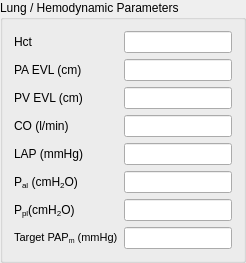
    <widget class="QGroupBox" name="groupBox_2">
     <property name="title">
      <string>Lung / Hemodynamic Parameters</string>
     </property>
     <layout class="QFormLayout" name="formLayout_2">
      <item row="0" column="0">
       <widget class="QLabel" name="label_27">
        <property name="font">
         <font>
          <weight>50</weight>
          <bold>false</bold>
         </font>
        </property>
        <property name="text">
         <string>Hct</string>
        </property>
       </widget>
      </item>
      <item row="0" column="1">
       <widget class="QLineEdit" name="Hct">
        <property name="toolTip">
         <string>&lt;html&gt;&lt;head/&gt;&lt;body&gt;&lt;p&gt;&lt;span style=&quot; font-family:'MS Shell Dlg 2'; font-size:8pt;&quot;&gt;Patient Hct&lt;/span&gt;&lt;/p&gt;&lt;p&gt;&lt;span style=&quot; font-family:'MS Shell Dlg 2'; font-size:8pt; font-weight:600; text-decoration: underline;&quot;&gt;Range:&lt;/span&gt;&lt;span style=&quot; font-family:'MS Shell Dlg 2'; font-size:8pt;&quot;&gt; 0.1 – 0.9&lt;/span&gt;&lt;/p&gt;&lt;/body&gt;&lt;/html&gt;</string>
        </property>
       </widget>
      </item>
      <item row="1" column="0">
       <widget class="QLabel" name="label_28">
        <property name="font">
         <font>
          <weight>50</weight>
          <bold>false</bold>
         </font>
        </property>
        <property name="text">
         <string>PA EVL (cm)</string>
        </property>
       </widget>
      </item>
      <item row="1" column="1">
       <widget class="QLineEdit" name="PA_EVL">
        <property name="toolTip">
         <string>&lt;html&gt;&lt;head/&gt;&lt;body&gt;&lt;p&gt;&lt;span style=&quot; font-family:'MS Shell Dlg 2'; font-size:8pt;&quot;&gt;Patient Pulmonary Artery estimated vessel length in cm.&lt;/span&gt;&lt;/p&gt;&lt;p&gt;&lt;span style=&quot; font-family:'MS Shell Dlg 2'; font-size:8pt; font-weight:600; text-decoration: underline;&quot;&gt;Range:&lt;/span&gt;&lt;span style=&quot; font-family:'MS Shell Dlg 2'; font-size:8pt;&quot;&gt; 1 – 15&lt;/span&gt;&lt;/p&gt;&lt;/body&gt;&lt;/html&gt;</string>
        </property>
       </widget>
      </item>
      <item row="2" column="0">
       <widget class="QLabel" name="label_29">
        <property name="font">
         <font>
          <weight>50</weight>
          <bold>false</bold>
         </font>
        </property>
        <property name="text">
         <string>PV EVL (cm)</string>
        </property>
       </widget>
      </item>
      <item row="2" column="1">
       <widget class="QLineEdit" name="PV_EVL">
        <property name="toolTip">
         <string>&lt;html&gt;&lt;head/&gt;&lt;body&gt;&lt;p&gt;&lt;span style=&quot; font-family:'MS Shell Dlg 2'; font-size:8pt;&quot;&gt;Patient Pulmonary Vein estimated vessel length in cm.&lt;/span&gt;&lt;/p&gt;&lt;p&gt;&lt;span style=&quot; font-family:'MS Shell Dlg 2'; font-size:8pt; font-weight:600; text-decoration: underline;&quot;&gt;Range:&lt;/span&gt;&lt;span style=&quot; font-family:'MS Shell Dlg 2'; font-size:8pt;&quot;&gt; 1 – 15&lt;/span&gt;&lt;/p&gt;&lt;/body&gt;&lt;/html&gt;</string>
        </property>
       </widget>
      </item>
      <item row="3" column="0">
       <widget class="QLabel" name="label_11">
        <property name="font">
         <font>
          <weight>50</weight>
          <bold>false</bold>
         </font>
        </property>
        <property name="text">
         <string>CO (l/min)</string>
        </property>
        <property name="buddy">
         <cstring>CO</cstring>
        </property>
       </widget>
      </item>
      <item row="3" column="1">
       <widget class="ClickableLineEdit" name="CO">
        <property name="toolTip">
         <string>&lt;!DOCTYPE HTML PUBLIC &quot;-//W3C//DTD HTML 4.0//EN&quot; &quot;http://www.w3.org/TR/REC-html40/strict.dtd&quot;&gt;
&lt;html&gt;&lt;head&gt;&lt;meta name=&quot;qrichtext&quot; content=&quot;1&quot; /&gt;&lt;style type=&quot;text/css&quot;&gt;
p, li { white-space: pre-wrap; }
&lt;/style&gt;&lt;/head&gt;&lt;body style=&quot; font-family:'MS Shell Dlg 2'; font-size:8pt; font-weight:400; font-style:normal;&quot;&gt;
&lt;p style=&quot; margin-top:0px; margin-bottom:0px; margin-left:0px; margin-right:0px; -qt-block-indent:0; text-indent:0px;&quot;&gt;Patient cardiac output in L/min.&lt;/p&gt;
&lt;p style=&quot;-qt-paragraph-type:empty; margin-top:0px; margin-bottom:0px; margin-left:0px; margin-right:0px; -qt-block-indent:0; text-indent:0px;&quot;&gt;&lt;br /&gt;&lt;/p&gt;
&lt;p style=&quot; margin-top:0px; margin-bottom:0px; margin-left:0px; margin-right:0px; -qt-block-indent:0; text-indent:0px;&quot;&gt;&lt;span style=&quot; font-weight:600; text-decoration: underline;&quot;&gt;Range:&lt;/span&gt; 0.1 – 25&lt;/p&gt;&lt;/body&gt;&lt;/html&gt;</string>
        </property>
       </widget>
      </item>
      <item row="4" column="0">
       <widget class="QLabel" name="label_12">
        <property name="font">
         <font>
          <weight>50</weight>
          <bold>false</bold>
         </font>
        </property>
        <property name="text">
         <string>LAP (mmHg)</string>
        </property>
        <property name="buddy">
         <cstring>LAP</cstring>
        </property>
       </widget>
      </item>
      <item row="4" column="1">
       <widget class="ClickableLineEdit" name="LAP">
        <property name="toolTip">
         <string>&lt;!DOCTYPE HTML PUBLIC &quot;-//W3C//DTD HTML 4.0//EN&quot; &quot;http://www.w3.org/TR/REC-html40/strict.dtd&quot;&gt;
&lt;html&gt;&lt;head&gt;&lt;meta name=&quot;qrichtext&quot; content=&quot;1&quot; /&gt;&lt;style type=&quot;text/css&quot;&gt;
p, li { white-space: pre-wrap; }
&lt;/style&gt;&lt;/head&gt;&lt;body style=&quot; font-family:'MS Shell Dlg 2'; font-size:8pt; font-weight:400; font-style:normal;&quot;&gt;
&lt;p style=&quot; margin-top:0px; margin-bottom:0px; margin-left:0px; margin-right:0px; -qt-block-indent:0; text-indent:0px;&quot;&gt;Patient left atrial pressure in mmHg.&lt;/p&gt;
&lt;p style=&quot;-qt-paragraph-type:empty; margin-top:0px; margin-bottom:0px; margin-left:0px; margin-right:0px; -qt-block-indent:0; text-indent:0px;&quot;&gt;&lt;br /&gt;&lt;/p&gt;
&lt;p style=&quot; margin-top:0px; margin-bottom:0px; margin-left:0px; margin-right:0px; -qt-block-indent:0; text-indent:0px;&quot;&gt;&lt;span style=&quot; font-weight:600; text-decoration: underline;&quot;&gt;Range:&lt;/span&gt; -10 – 50&lt;/p&gt;&lt;/body&gt;&lt;/html&gt;</string>
        </property>
       </widget>
      </item>
      <item row="5" column="0">
       <widget class="QLabel" name="label_14">
        <property name="text">
         <string>&lt;html&gt;&lt;head/&gt;&lt;body&gt;&lt;p&gt;&lt;span style=&quot; font-weight:400;&quot;&gt;P&lt;/span&gt;&lt;span style=&quot; font-weight:400; vertical-align:sub;&quot;&gt;al&lt;/span&gt;&lt;span style=&quot; font-weight:400;&quot;&gt; (cmH&lt;/span&gt;&lt;span style=&quot; font-weight:400; vertical-align:sub;&quot;&gt;2&lt;/span&gt;&lt;span style=&quot; font-weight:400;&quot;&gt;O)&lt;/span&gt;&lt;/p&gt;&lt;/body&gt;&lt;/html&gt;</string>
        </property>
        <property name="buddy">
         <cstring>Pal</cstring>
        </property>
       </widget>
      </item>
      <item row="5" column="1">
       <widget class="ClickableLineEdit" name="Pal">
        <property name="toolTip">
         <string>&lt;!DOCTYPE HTML PUBLIC &quot;-//W3C//DTD HTML 4.0//EN&quot; &quot;http://www.w3.org/TR/REC-html40/strict.dtd&quot;&gt;
&lt;html&gt;&lt;head&gt;&lt;meta name=&quot;qrichtext&quot; content=&quot;1&quot; /&gt;&lt;style type=&quot;text/css&quot;&gt;
p, li { white-space: pre-wrap; }
&lt;/style&gt;&lt;/head&gt;&lt;body style=&quot; font-family:'MS Shell Dlg 2'; font-size:8pt; font-weight:400; font-style:normal;&quot;&gt;
&lt;p style=&quot; margin-top:0px; margin-bottom:0px; margin-left:0px; margin-right:0px; -qt-block-indent:0; text-indent:0px;&quot;&gt;Patient alveolar pressure in cmH&lt;span style=&quot; vertical-align:sub;&quot;&gt;2&lt;/span&gt;O&lt;/p&gt;
&lt;p style=&quot;-qt-paragraph-type:empty; margin-top:0px; margin-bottom:0px; margin-left:0px; margin-right:0px; -qt-block-indent:0; text-indent:0px;&quot;&gt;&lt;br /&gt;&lt;/p&gt;
&lt;p style=&quot; margin-top:0px; margin-bottom:0px; margin-left:0px; margin-right:0px; -qt-block-indent:0; text-indent:0px;&quot;&gt;&lt;span style=&quot; font-weight:600; text-decoration: underline;&quot;&gt;Range:&lt;/span&gt; 0 – 100&lt;/p&gt;&lt;/body&gt;&lt;/html&gt;</string>
        </property>
       </widget>
      </item>
      <item row="6" column="0">
       <widget class="QLabel" name="label_13">
        <property name="text">
         <string>&lt;html&gt;&lt;head/&gt;&lt;body&gt;&lt;p&gt;&lt;span style=&quot; font-weight:400;&quot;&gt;P&lt;/span&gt;&lt;span style=&quot; font-weight:400; vertical-align:sub;&quot;&gt;pl&lt;/span&gt;&lt;span style=&quot; font-weight:400;&quot;&gt;(cmH&lt;/span&gt;&lt;span style=&quot; font-weight:400; vertical-align:sub;&quot;&gt;2&lt;/span&gt;&lt;span style=&quot; font-weight:400;&quot;&gt;O)&lt;/span&gt;&lt;/p&gt;&lt;/body&gt;&lt;/html&gt;</string>
        </property>
        <property name="buddy">
         <cstring>Ppl</cstring>
        </property>
       </widget>
      </item>
      <item row="6" column="1">
       <widget class="ClickableLineEdit" name="Ppl">
        <property name="toolTip">
         <string>&lt;!DOCTYPE HTML PUBLIC &quot;-//W3C//DTD HTML 4.0//EN&quot; &quot;http://www.w3.org/TR/REC-html40/strict.dtd&quot;&gt;
&lt;html&gt;&lt;head&gt;&lt;meta name=&quot;qrichtext&quot; content=&quot;1&quot; /&gt;&lt;style type=&quot;text/css&quot;&gt;
p, li { white-space: pre-wrap; }
&lt;/style&gt;&lt;/head&gt;&lt;body style=&quot; font-family:'MS Shell Dlg 2'; font-size:8pt; font-weight:400; font-style:normal;&quot;&gt;
&lt;p style=&quot; margin-top:0px; margin-bottom:0px; margin-left:0px; margin-right:0px; -qt-block-indent:0; text-indent:0px;&quot;&gt;Patient pleural pressure in cmH&lt;span style=&quot; vertical-align:sub;&quot;&gt;2&lt;/span&gt;O (usually set at end-expiration).&lt;/p&gt;
&lt;p style=&quot;-qt-paragraph-type:empty; margin-top:0px; margin-bottom:0px; margin-left:0px; margin-right:0px; -qt-block-indent:0; text-indent:0px;&quot;&gt;&lt;br /&gt;&lt;/p&gt;
&lt;p style=&quot; margin-top:0px; margin-bottom:0px; margin-left:0px; margin-right:0px; -qt-block-indent:0; text-indent:0px;&quot;&gt;&lt;span style=&quot; font-weight:600; text-decoration: underline;&quot;&gt;Range:&lt;/span&gt; -50 – 50&lt;/p&gt;&lt;/body&gt;&lt;/html&gt;</string>
        </property>
       </widget>
      </item>
      <item row="7" column="0">
       <widget class="QLabel" name="PAPm_label">
        <property name="text">
         <string>&lt;!DOCTYPE HTML PUBLIC &quot;-//W3C//DTD HTML 4.0//EN&quot; &quot;http://www.w3.org/TR/REC-html40/strict.dtd&quot;&gt;
&lt;html&gt;&lt;head&gt;&lt;meta name=&quot;qrichtext&quot; content=&quot;1&quot; /&gt;&lt;style type=&quot;text/css&quot;&gt;
p, li { white-space: pre-wrap; }
&lt;/style&gt;&lt;/head&gt;&lt;body style=&quot; font-family:'MS Shell Dlg 2'; font-size:8pt; font-weight:400; font-style:normal;&quot;&gt;
&lt;p style=&quot; margin-top:12px; margin-bottom:12px; margin-left:0px; margin-right:0px; -qt-block-indent:0; text-indent:0px;&quot;&gt;Target PAP&lt;span style=&quot; vertical-align:sub;&quot;&gt;m&lt;/span&gt; (mmHg)&lt;/p&gt;&lt;/body&gt;&lt;/html&gt;</string>
        </property>
        <property name="buddy">
         <cstring>target_PAPm</cstring>
        </property>
       </widget>
      </item>
      <item row="7" column="1">
       <widget class="ClickableLineEdit" name="target_PAPm">
        <property name="toolTip">
         <string>&lt;!DOCTYPE HTML PUBLIC &quot;-//W3C//DTD HTML 4.0//EN&quot; &quot;http://www.w3.org/TR/REC-html40/strict.dtd&quot;&gt;
&lt;html&gt;&lt;head&gt;&lt;meta name=&quot;qrichtext&quot; content=&quot;1&quot; /&gt;&lt;style type=&quot;text/css&quot;&gt;
p, li { white-space: pre-wrap; }
&lt;/style&gt;&lt;/head&gt;&lt;body style=&quot; font-family:'MS Shell Dlg 2'; font-size:8pt; font-weight:400; font-style:normal;&quot;&gt;
&lt;p style=&quot; margin-top:0px; margin-bottom:0px; margin-left:0px; margin-right:0px; -qt-block-indent:0; text-indent:0px;&quot;&gt;Mean pulmonary artery pressure in mmHg.&lt;/p&gt;
&lt;p style=&quot;-qt-paragraph-type:empty; margin-top:0px; margin-bottom:0px; margin-left:0px; margin-right:0px; -qt-block-indent:0; text-indent:0px;&quot;&gt;&lt;br /&gt;&lt;/p&gt;
&lt;p style=&quot; margin-top:0px; margin-bottom:0px; margin-left:0px; margin-right:0px; -qt-block-indent:0; text-indent:0px;&quot;&gt;&lt;span style=&quot; font-weight:600; text-decoration: underline;&quot;&gt;Range:&lt;/span&gt; 0 – 150&lt;/p&gt;&lt;/body&gt;&lt;/html&gt;</string>
        </property>
       </widget>
      </item>
     </layout>
    </widget>
